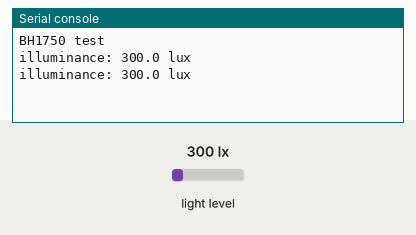
A program run on a simulated CircuitPython board. On the bench: the last lines printed to the serial console. The inputs (shaded band) are chosen by the test bench; at power-on: light level 300 lx.

Above: at 1.2 s.
1.3 s: light level set to 40 lx
At 2.6 s:
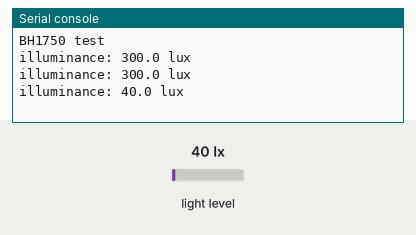
2.8 s: light level set to 500 lx
At 3.8 s:
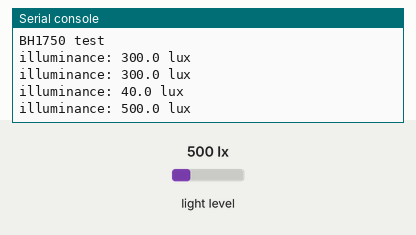
Timing chart, 0 to 5.8 s (numbered marks = the images above; inputs shaded):
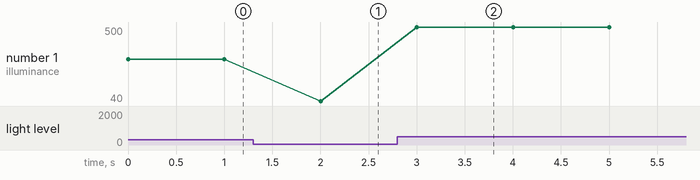

Measured:
- after the input at 1.3 s, the serial console: prints a new line after 0.70 s (image 1)
- after the input at 2.8 s, the serial console: prints a new line after 0.20 s (image 2)
- plotted number 1: 300 → 40 after the input at 1.3 s, 40 → 500 after the input at 2.8 s

The program:

bh1750.py
```python
"""
BH1750 module
I2C communication, address 0x23
"""
import board
import busio
import adafruit_bh1750


class BH1750Sensor:
    def __init__(self):
        i2c = busio.I2C(board.SCL, board.SDA)
        self.bh1750 = adafruit_bh1750.BH1750(i2c)

    def read(self):
        """
        return illuminance value (단위: lux)
        failure case None
        """
        try:
            return self.bh1750.lux
        except Exception as e:
            print(f"[BH1750] exeception: {e}")
            return None


# test code
if __name__ == "__main__":
    import time

    print("BH1750 test")
    sensor = BH1750Sensor()

    try:
        while True:
            light = sensor.read()
            if light is not None:
                print(f"illuminance: {light:.1f} lux")
            else:
                print("measurement failure")
            time.sleep(1)
    except KeyboardInterrupt:
        print("\n interrupt")
```
